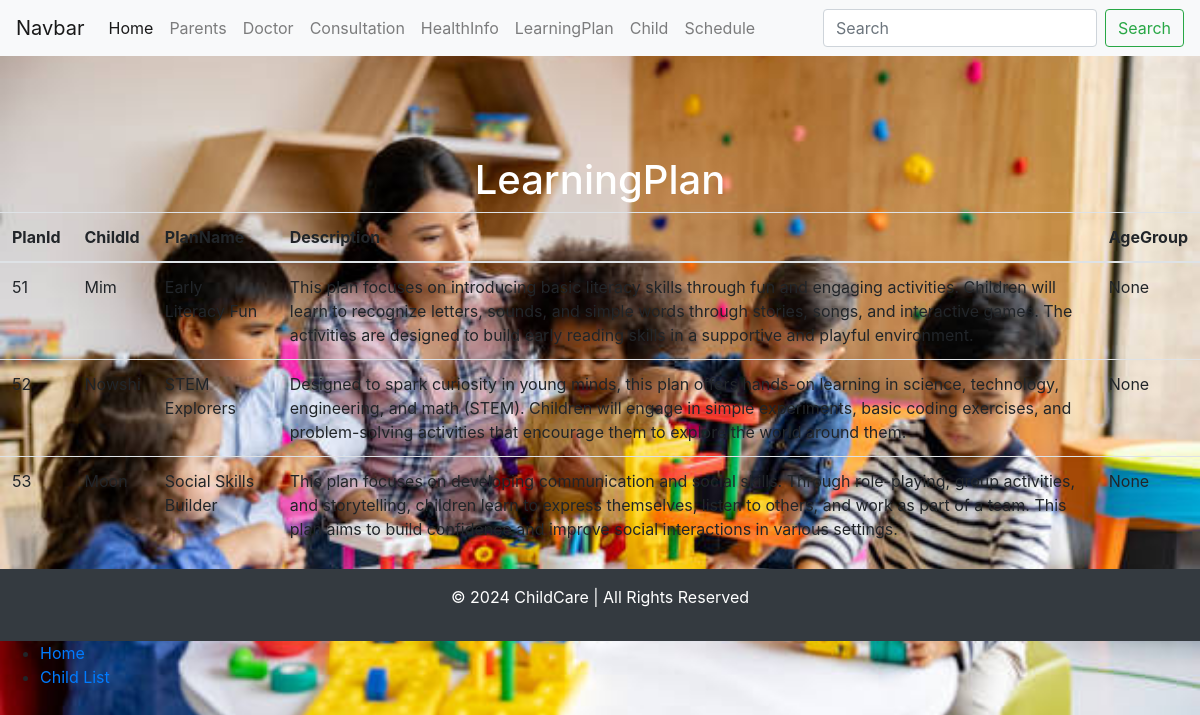
Page /LearningPlan/ on the committed database.
### ChildCare/models.py (models this page shows, shortened)
class LearningPlan(models.Model):
    PlanId=models.IntegerField(blank=True, null=True)
    ChildId = models.ForeignKey(Child, on_delete=models.CASCADE)
    PlanName=models.CharField(max_length=200)
    Descrption=models.TextField(blank=True, null=True)
    AgeGroup=models.IntegerField(blank=True, null=True)

class Child(models.Model):
    Childname = models.CharField(max_length=200)
    ChildId=models.IntegerField(blank=True, null=True)
    ParentsId=models.ForeignKey(Parents, on_delete=models.CASCADE, blank=True, null=True)
    ChildCertificate=models.ImageField(upload_to='certificate/')
    BrithDate = models.DateField(blank=True, null=True)
    def __str__(self):
        return self.Childname

### ChildCare/views.py (the view)
# urls.py: path('LearningPlan/', c_views.learningPlan, name='learningPlan'),
def learningPlan(request):
    learningplan = LearningPlan.objects.all()  # Fetch all LearningPlan records
    context = {
        'object_project': learningplan,  # Match the key with the template
    }
    return render(request, template_name='ChildCare/LearningPlan.html', context=context)

### template/ChildCare/LearningPlan.html
{% extends 'base.html' %}
{% block content %}
<h1>LearningPlan</h1>
<table class="table">
  <thead>
    <tr>
      <th scope="col">PlanId</th>
      <th scope="col">ChildId</th>
      <th scope="col">PlanName</th>
      <th scope="col">Description</th>
      <th scope="col">AgeGroup</th>
    </tr>
  </thead>
  <tbody>
    {% for p in object_project %}
    <tr>
      <td>{{ p.PlanId }}</td>
      <td>{{ p.ChildId }}</td>
      <td>{{ p.PlanName }}</td>
      <td>{{ p.Descrption }}</td>
      <td>{{ p.AgeGroup }}</td>
    </tr>
    {% endfor %}
  </tbody>
</table>
{% endblock %}

### static/css/style.css (style rules this page uses)
body { background-image: url("..images/mygp.jpg"); background-size: cover; background-repeat: no-repeat; background-attachment: fixed; }
h1 { color: white; text-align: center; padding-top: 100px; }

### rows in the picture
LearningPlan: PlanId "51", ChildId "Mim", PlanName "Early Literacy Fun", Descrption "This plan focuses on introducing basic literacy skills through fun and engaging activities. Children will learn to recognize letters, sounds, and simple words through stories, songs, and interactive games. The activities are designed to build early reading skills in a supportive and playful environment.", AgeGroup "None"
LearningPlan: PlanId "52", ChildId "Nowshi", PlanName "STEM Explorers", Descrption "Designed to spark curiosity in young minds, this plan offers hands-on learning in science, technology, engineering, and math (STEM). Children will engage in simple experiments, basic coding exercises, and problem-solving activities that encourage them to explore the world around them.", AgeGroup "None"
LearningPlan: PlanId "53", ChildId "Moon", PlanName "Social Skills Builder", Descrption "This plan focuses on developing communication and social skills. Through role-playing, group activities, and storytelling, children learn to express themselves, listen to others, and work as part of a team. This plan aims to build confidence and improve social interactions in various settings.", AgeGroup "None"
